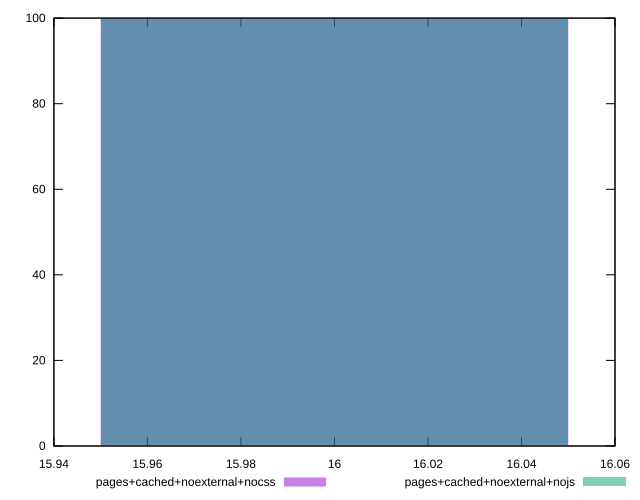

The script that saved this image:
reset
set terminal svg size 640, 500 enhanced background rgb 'white'
set output "report_00007_2020-12-11T15:55:29.892Z/max-potential-fid/comparison/histogram/9_vs_10.svg"

$pagesCachedNoexternalNocss <<EOF
16 100
EOF

$pagesCachedNoexternalNojs <<EOF
16 100
EOF

set key outside below
set boxwidth 0.1
set yrange [0:100]
set style fill transparent solid 0.5 noborder

plot \
  $pagesCachedNoexternalNocss title "pages+cached+noexternal+nocss" with boxes, \
  $pagesCachedNoexternalNojs title "pages+cached+noexternal+nojs" with boxes, \


reset
